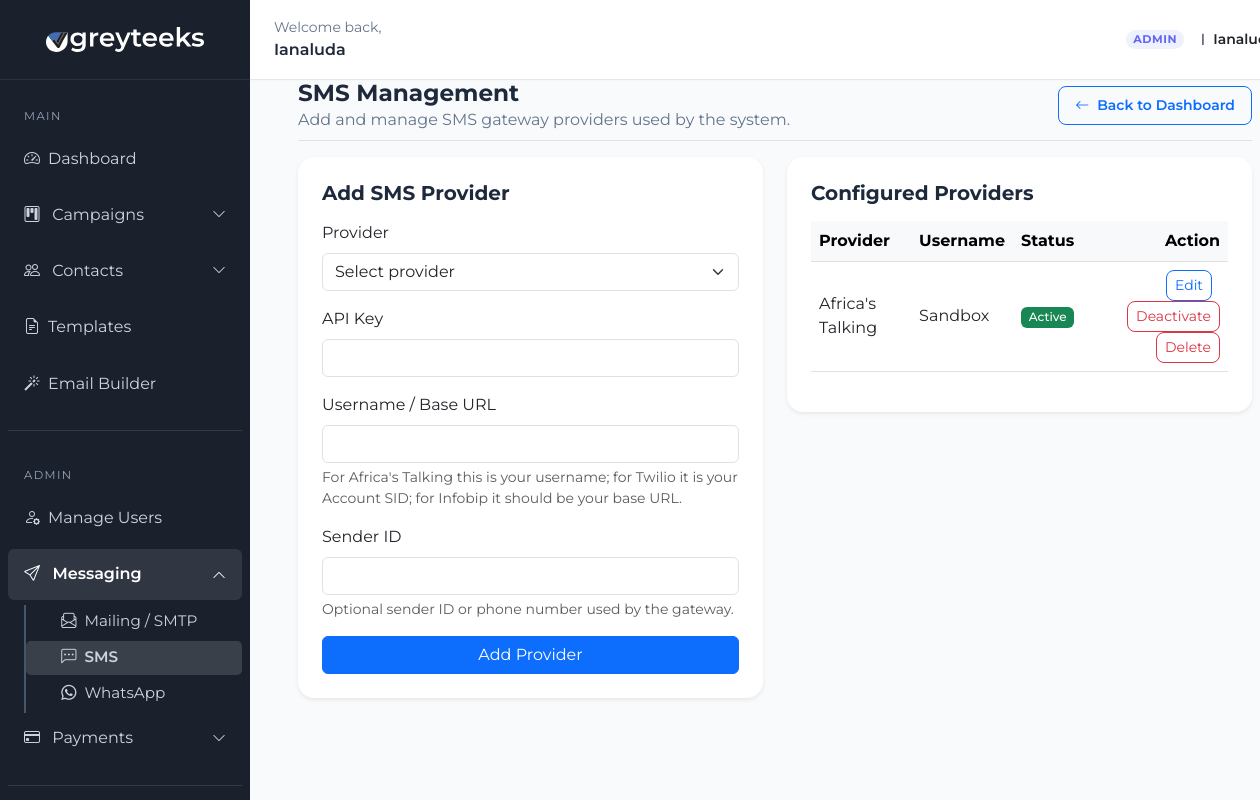
Screenshot of /sms/manage/ (signed in) with the database file from the repository.
### providers/models.py (models this page shows, shortened)
class SMSProvider(models.Model):
    PROVIDER_CHOICES = [
        ('africas_talking', 'Africa\'s Talking'),
        ('twilio', 'Twilio'),
        ('infobip', 'Infobip'),
    ]
    name = models.CharField(max_length=50, choices=PROVIDER_CHOICES)
    api_key = models.CharField(max_length=255)
    username = models.CharField(max_length=100, help_text="Required for Africa's Talking")
    sender_id = models.CharField(max_length=20, blank=True, null=True)
    is_active = models.BooleanField(default=False)

### campaigns/views.py (the view, shortened to what this page needs)
# urls.py: path('sms/manage/', manage_sms, name='manage_sms'),
@login_required
def manage_sms(request):
    if not request.user.is_staff:
        raise PermissionDenied
    edit_provider = None
    if request.method == 'GET':
        edit_provider_id = request.GET.get('edit_provider_id')
        if edit_provider_id:
            edit_provider = SMSProvider.objects.filter(id=edit_provider_id).first()
            if not edit_provider:
                messages.error(request, 'SMS provider not found.')
    providers = SMSProvider.objects.order_by('-id')
    return render(request, 'campaigns/manage_sms.html', {'providers': providers, 'edit_provider': edit_provider})

### templates/campaigns/manage_sms.html (shortened to what this page needs)
{% extends 'campaigns/dashboard.html' %}
{% block content %}
<div class="px-4">
                    <div class="d-flex justify-content-between align-items-center pb-2 mb-3 border-bottom">
                        <div>
                            <h2 class="fw-bold m-0">SMS Management</h2>
                            <p class="text-muted mb-0">Add and manage SMS gateway providers used by the system.</p>
                        </div>
                        <a href="{% url 'dashboard' %}" class="btn btn-sm btn-outline-primary px-3 py-2 rounded-3 fw-semibold">
                            <i class="bi bi-arrow-left me-1"></i> Back to Dashboard
                        </a>
                    </div>
                    <div class="row g-4">
                        <div class="col-lg-6">
                            <div class="card border-0 shadow-sm p-4 rounded-4">
                                {% if edit_provider %}<h5 class="fw-bold mb-3">Edit SMS Provider</h5>{% else %}<h5 class="fw-bold mb-3">Add SMS Provider</h5>{% endif %}
                                <form method="post">
                                    <div class="mb-3">
                                        <label class="form-label">Provider</label>
                                        <select name="name" class="form-select" required>
                                            <option value="">Select provider</option>
                                        </select>
                                    </div>
                                    <div class="mb-3">
                                        <label class="form-label">API Key</label>
                                        <input type="text" name="api_key" class="form-control" value="{{ edit_provider.api_key|default:'' }}" required>
                                    </div>
                                    <div class="mb-3">
                                        <label class="form-label">Username / Base URL</label>
                                        <input type="text" name="username" class="form-control" value="{{ edit_provider.username|default:'' }}" required>
                                        <div class="form-text">For Africa's Talking this is your username; for Twilio it is your Account SID; for Infobip it should be your base URL.</div>
                                    </div>
                                    <div class="mb-3">
                                        <label class="form-label">Sender ID</label>
                                        <input type="text" name="sender_id" class="form-control" value="{{ edit_provider.sender_id|default:'' }}">
                                        <div class="form-text">Optional sender ID or phone number used by the gateway.</div>
                                    </div>
                                    <button type="submit" class="btn btn-primary w-100">{% if edit_provider %}Update{% else %}Add{% endif %} Provider</button>
                                </form>
                            </div>
                        </div>
                        <div class="col-lg-6">
                            <div class="card border-0 shadow-sm p-4 rounded-4">
                                <h5 class="fw-bold mb-3">Configured Providers</h5>
                                <div class="table-responsive">
                                    <table class="table table-hover align-middle">
                                        <thead class="table-light">
                                            <tr>
                                                <th>Provider</th>
                                                <th>Username</th>
                                                <th>Status</th>
                                                <th class="text-end">Action</th>
                                            </tr>
                                        </thead>
                                        <tbody>
                                            {% for provider in providers %}
                                            <tr>
                                                <td>{{ provider.get_name_display }}</td>
                                                <td>{{ provider.username }}</td>
                                                <td>
                                                    {% if provider.is_active %}
                                                        <span class="badge bg-success">Active</span>
                                                    {% else %}
                                                        <span class="badge bg-secondary">Inactive</span>
                                                    {% endif %}
                                                </td>
                                                <td class="text-end">
                                                    <a href="?edit_provider_id={{ provider.id }}" class="btn btn-sm btn-outline-primary rounded-3 me-2">Edit</a>
                                                    <form method="post" class="d-inline-block">
                                                        <button type="submit" class="btn btn-sm btn-outline-{{ provider.is_active|yesno:'danger,success' }} rounded-3">
                                                            {% if provider.is_active %}Deactivate{% else %}Activate{% endif %}
                                                        </button>
                                                    </form>
                                                    <form method="post" class="d-inline-block ms-2">
                                                        <button type="submit" class="btn btn-sm btn-outline-danger rounded-3">Delete</button>
                                                    </form>
                                                </td>
                                            </tr>
                                            {% endfor %}
                                        </tbody>
                                    </table>
                                </div>
                            </div>
                        </div>
                    </div>
                </div>
{% endblock %}

### templates/campaigns/dashboard.html (shortened to what this page needs)
{% load static %}
<!DOCTYPE html>
<html lang="en">
<head>
    <link href="https://cdn.jsdelivr.net/npm/bootstrap@5.3.0/dist/css/bootstrap.min.css" rel="stylesheet">
    <link rel="stylesheet" href="https://cdn.jsdelivr.net/npm/bootstrap-icons@1.11.3/font/bootstrap-icons.min.css">
    <link rel="stylesheet" href="{% static 'css/dashboard.css' %}">
</head>
<body>
<div class="container-fluid">
    <div class="row">
                    {% include 'includes/sidebar.html' %}
        <main class="col-md-10 p-0">
            <div class="dashboard-top-bar d-flex justify-content-between align-items-center px-4 py-0 bg-white border-bottom">
                <div>
                    <div class="text-muted small">Welcome back,</div>
                    <div class="fs-6 fw-semibold">{{ user.first_name|default:user.username|title }}</div>
                </div>
                <div class="d-flex align-items-center gap-3">
                    {% if user.is_staff %}
                    <span class="badge rounded-pill" style="background:#eef2ff;color:#6366f1;font-size:0.7rem;font-weight:700;letter-spacing:0.05em;">ADMIN</span>
                    {% endif %}
                    <div class="d-flex align-items-center gap-2">
                        <span class="user-avatar">{{ user.username|first|upper }}</span>
                        <span class="fw-semibold text-dark small">{{ user.username|title }}</span>
                    </div>
                </div>
            </div>
            <div class="dashboard-content">
                {% block content %}{% endblock %}
            </div>
        </main>
    </div>
</div>
</body>
</html>

### static/css/dashboard.css (style rules this page uses)
body { background-color: #f8fafc; font-family: 'Montserrat', sans-serif; color: #1e293b; }
main { margin-left: 250px; width: calc(100% - 250px); }
.dashboard-content { padding-left: 1.5rem; padding-right: 1.5rem; }
.dashboard-top-bar { min-height: 80px; background: #ffffff; border-bottom: 1px solid #e2e8f0 !important; box-shadow: 0 1px 2px 0 rgba(0, 0, 0, 0.02); }
h1, h2, h3, h4, h5, h6 { font-family: 'Montserrat', sans-serif; font-weight: 600; color: #1e293b; }
h2 { font-size: 1.45rem; }
.text-muted { color: #64748b !important; }
.badge { font-weight: 500; }

### rows the page displays
SMSProvider: name "Africa's Talking", username "Sandbox", is_active "Active"

### other values shown
{{ user.first_name|default:user.username|title }} "Ianaluda"
{{ user.username|first|upper }} "I"
